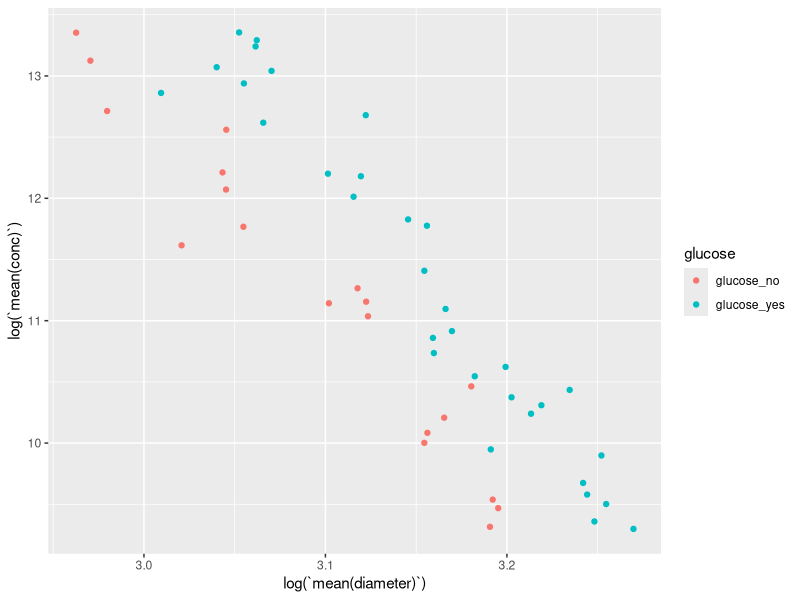

Source code (R):
library(dplyr)
library(ggplot2)
df = read.table("tetrahymena.tsv",header = T)
View(df)
df<-df %>%
  filter(diameter>19.2) 
df<-df %>% 
  group_by(culture,glucose) %>% summarise(mean(conc),mean(diameter))
df<-df %>%
  mutate(log(`mean(conc)`),log(`mean(diameter)`))
plot<-df %>%
  ggplot(.,aes(x=log(`mean(diameter)`),y=log(`mean(conc)`)))+
  geom_point(aes(color=glucose))+
  geom_abline()
plot
